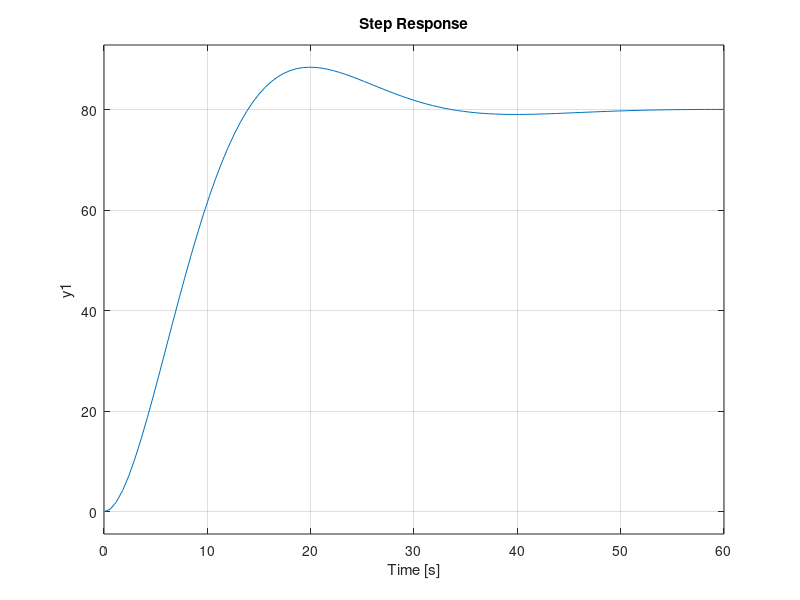

Here is the MATLAB script that generated this plot:
%% Motor model without a load torque
clear;
clc;

%% Motor Parameters
Kb = 0.1;
Kt = 0.1;
J = 0.5;
B = 0.05;
R = 0.1;
L = 0.8;
V= 12;
%% Motor Transfer Function
s = tf('s');
Motor1 = Kt / ((J * s + B) * (R + L * s) + (Kb * Kt));

%% Give a step input to the motor.
step(V * Motor1)                                                % Speed response in radians/sec
